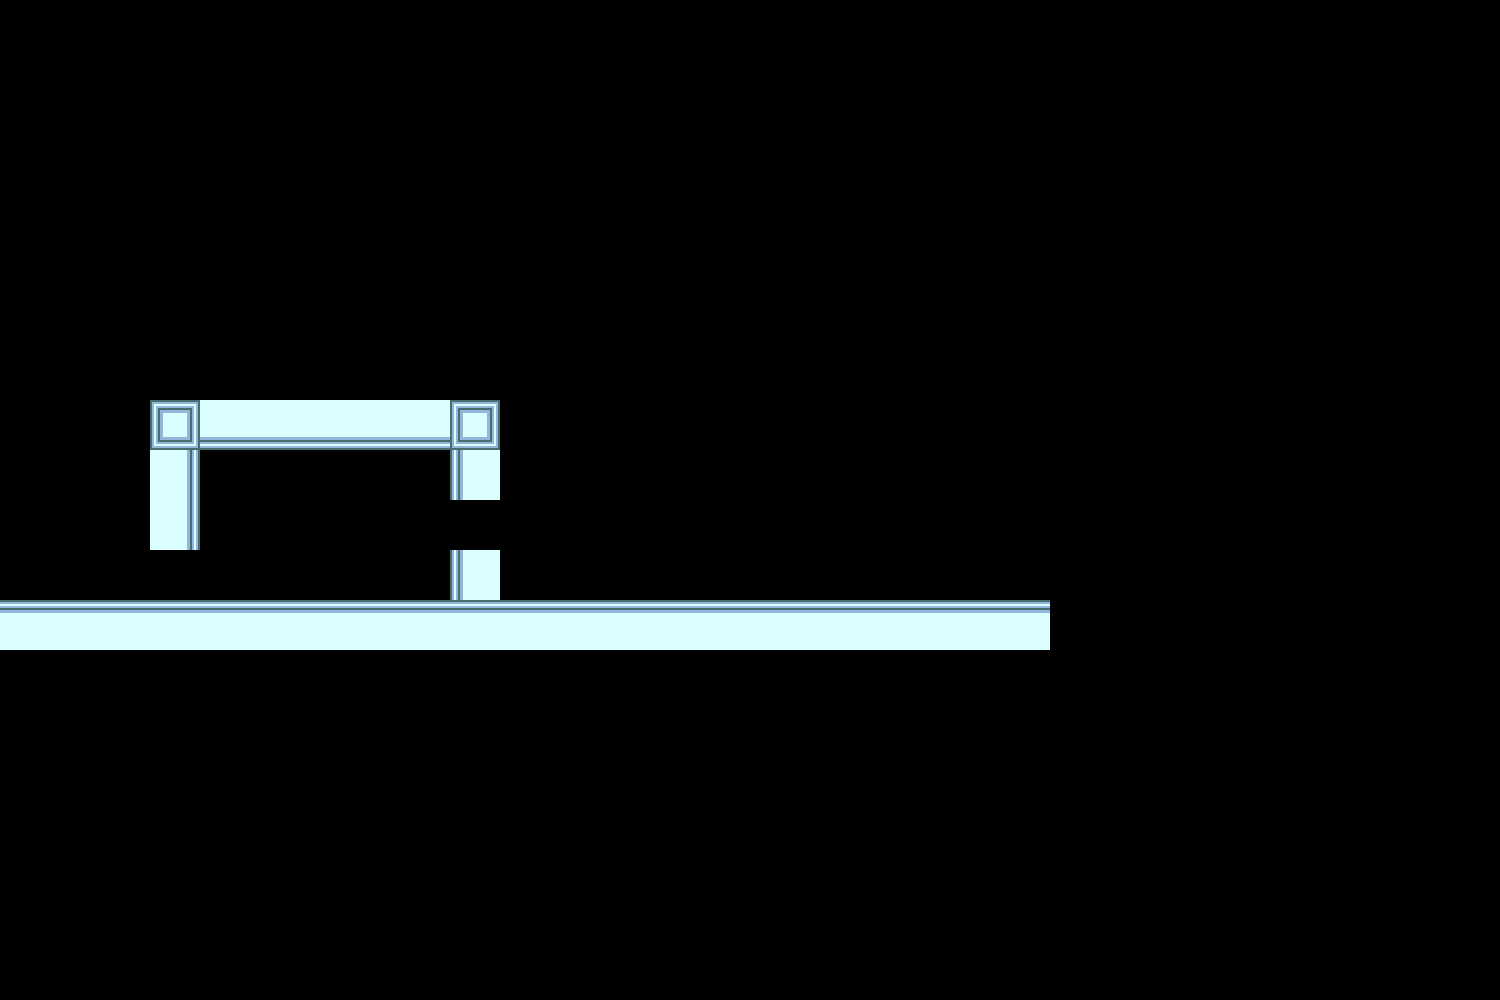

Rendered tile map (Tiled .tmx) drawn with the repository's tilesets; below, a short description and the full map source, tile grids included:
An orthogonal 30x20 tile map with 50x50 px tiles, 1 tile layer (Tileset), 2 tilesets and 6 objects (2x Crate, 2x Bars, Light1, Phone).

<map version="1.10" tiledversion="1.11.0" orientation="orthogonal" renderorder="right-down" width="30" height="20" tilewidth="50" tileheight="50" infinite="0" nextlayerid="4" nextobjectid="30">
 <editorsettings>
  <export target="map2.tmx" format="tmx" />
 </editorsettings>
 <tileset firstgid="1" source="spritesheet.tsx" />
 <tileset firstgid="101" source="objects.tsx" />
 <layer id="1" name="Tileset" width="30" height="20">
  <data encoding="csv">
0,0,0,0,0,0,0,0,0,0,0,0,0,0,0,0,0,0,0,0,0,0,0,0,0,0,0,0,0,0,
0,0,0,0,0,0,0,0,0,0,0,0,0,0,0,0,0,0,0,0,0,0,0,0,0,0,0,0,0,0,
0,0,0,0,0,0,0,0,0,0,0,0,0,0,0,0,0,0,0,0,0,0,0,0,0,0,0,0,0,0,
0,0,0,0,0,0,0,0,0,0,0,0,0,0,0,0,0,0,0,0,0,0,0,0,0,0,0,0,0,0,
0,0,0,0,0,0,0,0,0,0,0,0,0,0,0,0,0,0,0,0,0,0,0,0,0,0,0,0,0,0,
0,0,0,0,0,0,0,0,0,0,0,0,0,0,0,0,0,0,0,0,0,0,0,0,0,0,0,0,0,0,
0,0,0,0,0,0,0,0,0,0,0,0,0,0,0,0,0,0,0,0,0,0,0,0,0,0,0,0,0,0,
0,0,0,0,0,0,0,0,0,0,0,0,0,0,0,0,0,0,0,0,0,0,0,0,0,0,0,0,0,0,
0,0,0,5,3221225473,3221225473,3221225473,3221225473,3221225473,5,0,0,0,0,0,0,0,0,0,0,0,0,0,0,0,0,0,0,0,0,
0,0,0,2684354561,0,0,0,0,0,1610612737,0,0,0,0,0,0,0,0,0,0,0,0,0,0,0,0,0,0,0,0,
0,0,0,2684354561,0,0,0,0,0,0,0,0,0,0,0,0,0,0,0,0,0,0,0,0,0,0,0,0,0,0,
0,0,0,0,0,0,0,0,0,1610612737,0,0,0,0,0,0,0,0,0,0,0,0,0,0,0,0,0,0,0,0,
1,1,1,1,1,1,1,1,1,1,1,1,1,1,1,1,1,1,1,1,1,0,0,0,0,0,0,0,0,0,
0,0,0,0,0,0,0,0,0,0,0,0,0,0,0,0,0,0,0,0,0,0,0,0,0,0,0,0,0,0,
0,0,0,0,0,0,0,0,0,0,0,0,0,0,0,0,0,0,0,0,0,0,0,0,0,0,0,0,0,0,
0,0,0,0,0,0,0,0,0,0,0,0,0,0,0,0,0,0,0,0,0,0,0,0,0,0,0,0,0,0,
0,0,0,0,0,0,0,0,0,0,0,0,0,0,0,0,0,0,0,0,0,0,0,0,0,0,0,0,0,0,
0,0,0,0,0,0,0,0,0,0,0,0,0,0,0,0,0,0,0,0,0,0,0,0,0,0,0,0,0,0,
0,0,0,0,0,0,0,0,0,0,0,0,0,0,0,0,0,0,0,0,0,0,0,0,0,0,0,0,0,0,
0,0,0,0,0,0,0,0,0,0,0,0,0,0,0,0,0,0,0,0,0,0,0,0,0,0,0,0,0,0
</data>
 </layer>
 <objectgroup id="2" name="Objects">
  <object id="12" template="crate.tx" type="Crate" x="500" y="600" />
  <object id="16" type="Crate" gid="132" x="550" y="600" width="50" height="50" />
  <object id="25" type="Light1" gid="141" x="300" y="500" width="50" height="50" />
  <object id="26" type="Phone" gid="143" x="350" y="600" width="50" height="50" />
  <object id="27" type="Bars" gid="130" x="150" y="400" width="50" height="50" />
  <object id="28" type="Bars" gid="130" x="200" y="400" width="50" height="50" />
 </objectgroup>
</map>
